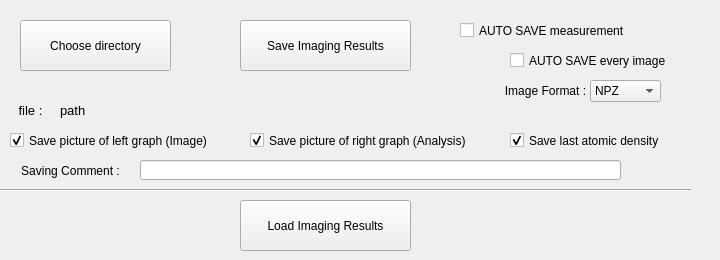
          <widget class="QWidget" name="tab_rightside_saveload">
           <attribute name="title">
            <string>Save/Load</string>
           </attribute>
           <widget class="QPushButton" name="pushButton_save_imagingObject">
            <property name="enabled">
             <bool>true</bool>
            </property>
            <property name="geometry">
             <rect>
              <x>240</x>
              <y>20</y>
              <width>171</width>
              <height>51</height>
             </rect>
            </property>
            <property name="text">
             <string>Save Imaging Results</string>
            </property>
           </widget>
           <widget class="QLabel" name="label_121">
            <property name="geometry">
             <rect>
              <x>10</x>
              <y>160</y>
              <width>121</width>
              <height>21</height>
             </rect>
            </property>
            <property name="text">
             <string>Saving Comment :</string>
            </property>
            <property name="alignment">
             <set>Qt::AlignCenter</set>
            </property>
           </widget>
           <widget class="QLabel" name="label_102">
            <property name="geometry">
             <rect>
              <x>10</x>
              <y>100</y>
              <width>41</width>
              <height>21</height>
             </rect>
            </property>
            <property name="font">
             <font>
              <pointsize>10</pointsize>
              <weight>50</weight>
              <bold>false</bold>
             </font>
            </property>
            <property name="text">
             <string>file :</string>
            </property>
            <property name="alignment">
             <set>Qt::AlignCenter</set>
            </property>
           </widget>
           <widget class="QPushButton" name="pushButton_save_choose_dir">
            <property name="enabled">
             <bool>true</bool>
            </property>
            <property name="geometry">
             <rect>
              <x>20</x>
              <y>20</y>
              <width>151</width>
              <height>51</height>
             </rect>
            </property>
            <property name="text">
             <string>Choose directory</string>
            </property>
           </widget>
           <widget class="QLineEdit" name="lineEdit_saving_comment">
            <property name="geometry">
             <rect>
              <x>140</x>
              <y>160</y>
              <width>481</width>
              <height>20</height>
             </rect>
            </property>
           </widget>
           <widget class="QLabel" name="label_save_ImagingObject_file">
            <property name="geometry">
             <rect>
              <x>60</x>
              <y>100</y>
              <width>611</width>
              <height>21</height>
             </rect>
            </property>
            <property name="font">
             <font>
              <pointsize>10</pointsize>
              <weight>50</weight>
              <bold>false</bold>
             </font>
            </property>
            <property name="text">
             <string>path</string>
            </property>
            <property name="alignment">
             <set>Qt::AlignLeading|Qt::AlignLeft|Qt::AlignVCenter</set>
            </property>
           </widget>
           <widget class="QCheckBox" name="saveload_SaveAnalysisGraphPic">
            <property name="geometry">
             <rect>
              <x>250</x>
              <y>130</y>
              <width>241</width>
              <height>21</height>
             </rect>
            </property>
            <property name="acceptDrops">
             <bool>false</bool>
            </property>
            <property name="text">
             <string>Save picture of right graph (Analysis)</string>
            </property>
            <property name="checked">
             <bool>true</bool>
            </property>
           </widget>
           <widget class="QCheckBox" name="saveload_SaveImagePic">
            <property name="geometry">
             <rect>
              <x>10</x>
              <y>130</y>
              <width>221</width>
              <height>21</height>
             </rect>
            </property>
            <property name="acceptDrops">
             <bool>false</bool>
            </property>
            <property name="text">
             <string>Save picture of left graph (Image)</string>
            </property>
            <property name="checked">
             <bool>true</bool>
            </property>
           </widget>
           <widget class="QCheckBox" name="saveload_autoSaveMeas">
            <property name="geometry">
             <rect>
              <x>460</x>
              <y>20</y>
              <width>201</width>
              <height>21</height>
             </rect>
            </property>
            <property name="acceptDrops">
             <bool>false</bool>
            </property>
            <property name="text">
             <string>AUTO SAVE measurement</string>
            </property>
            <property name="checked">
             <bool>false</bool>
            </property>
           </widget>
           <widget class="QPushButton" name="pushButton_load_imagingObject">
            <property name="enabled">
             <bool>true</bool>
            </property>
            <property name="geometry">
             <rect>
              <x>240</x>
              <y>200</y>
              <width>171</width>
              <height>51</height>
             </rect>
            </property>
            <property name="text">
             <string>Load Imaging Results</string>
            </property>
           </widget>
           <widget class="QCheckBox" name="saveload_SaveAtomicDensity">
            <property name="geometry">
             <rect>
              <x>510</x>
              <y>130</y>
              <width>201</width>
              <height>21</height>
             </rect>
            </property>
            <property name="acceptDrops">
             <bool>false</bool>
            </property>
            <property name="text">
             <string>Save last atomic density</string>
            </property>
            <property name="checked">
             <bool>true</bool>
            </property>
           </widget>
           <widget class="Line" name="line_9">
            <property name="geometry">
             <rect>
              <x>0</x>
              <y>170</y>
              <width>691</width>
              <height>41</height>
             </rect>
            </property>
            <property name="orientation">
             <enum>Qt::Horizontal</enum>
            </property>
           </widget>
           <widget class="QCheckBox" name="Imaging__autoSaveImages">
            <property name="geometry">
             <rect>
              <x>510</x>
              <y>50</y>
              <width>171</width>
              <height>21</height>
             </rect>
            </property>
            <property name="acceptDrops">
             <bool>false</bool>
            </property>
            <property name="text">
             <string>AUTO SAVE every image</string>
            </property>
            <property name="checked">
             <bool>false</bool>
            </property>
           </widget>
           <widget class="QComboBox" name="Imaging__saveImagesFormat">
            <property name="geometry">
             <rect>
              <x>590</x>
              <y>80</y>
              <width>71</width>
              <height>22</height>
             </rect>
            </property>
            <property name="editable">
             <bool>false</bool>
            </property>
            <property name="currentIndex">
             <number>0</number>
            </property>
            <item>
             <property name="text">
              <string>NPZ</string>
             </property>
            </item>
            <item>
             <property name="text">
              <string>PNG</string>
             </property>
            </item>
            <item>
             <property name="text">
              <string>TIFF</string>
             </property>
            </item>
           </widget>
           <widget class="QLabel" name="label_210">
            <property name="geometry">
             <rect>
              <x>490</x>
              <y>80</y>
              <width>111</width>
              <height>21</height>
             </rect>
            </property>
            <property name="text">
             <string>Image Format :</string>
            </property>
            <property name="alignment">
             <set>Qt::AlignCenter</set>
            </property>
           </widget>
          </widget>
